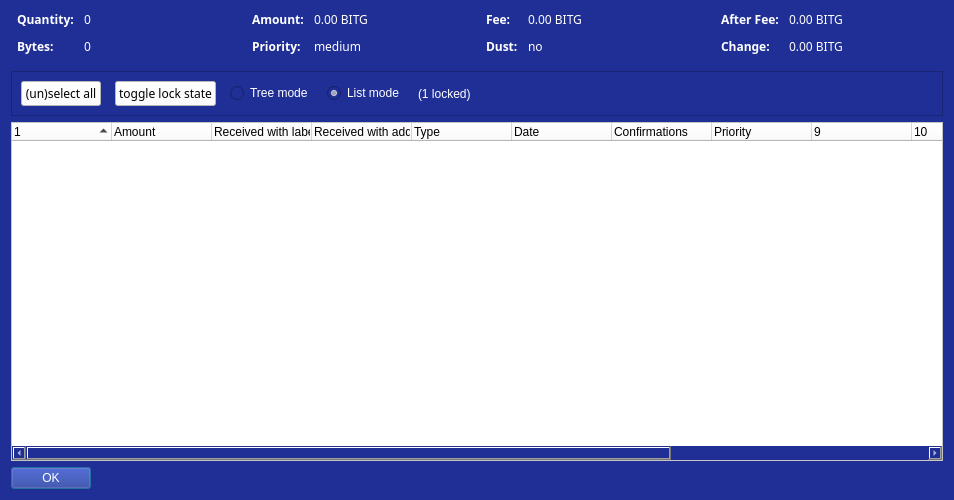
<?xml version="1.0" encoding="UTF-8"?>
<ui version="4.0">
 <class>CoinControlDialog</class>
 <widget class="QDialog" name="CoinControlDialog">
  <property name="geometry">
   <rect>
    <x>0</x>
    <y>0</y>
    <width>954</width>
    <height>500</height>
   </rect>
  </property>
  <property name="windowTitle">
   <string>Coin Selection</string>
  </property>
  <property name="styleSheet">
   <string notr="true">color: rgb(255, 255, 255);
background-color: rgb(32, 47, 149)</string>
  </property>
  <layout class="QVBoxLayout" name="verticalLayout">
   <item>
    <layout class="QHBoxLayout" name="horizontalLayoutTop" stretch="0,0,0,0">
     <property name="topMargin">
      <number>0</number>
     </property>
     <property name="bottomMargin">
      <number>10</number>
     </property>
     <item>
      <layout class="QFormLayout" name="formLayoutCoinControl1">
       <property name="horizontalSpacing">
        <number>10</number>
       </property>
       <property name="verticalSpacing">
        <number>10</number>
       </property>
       <property name="leftMargin">
        <number>6</number>
       </property>
       <property name="rightMargin">
        <number>6</number>
       </property>
       <item row="0" column="0">
        <widget class="QLabel" name="labelCoinControlQuantityText">
         <property name="font">
          <font>
           <family>Dosis</family>
           <weight>75</weight>
           <bold>true</bold>
          </font>
         </property>
         <property name="text">
          <string>Quantity:</string>
         </property>
        </widget>
       </item>
       <item row="0" column="1">
        <widget class="QLabel" name="labelCoinControlQuantity">
         <property name="font">
          <font>
           <family>Dosis</family>
          </font>
         </property>
         <property name="cursor">
          <cursorShape>IBeamCursor</cursorShape>
         </property>
         <property name="contextMenuPolicy">
          <enum>Qt::ActionsContextMenu</enum>
         </property>
         <property name="text">
          <string notr="true">0</string>
         </property>
         <property name="textInteractionFlags">
          <set>Qt::LinksAccessibleByMouse|Qt::TextSelectableByKeyboard|Qt::TextSelectableByMouse</set>
         </property>
        </widget>
       </item>
       <item row="1" column="0">
        <widget class="QLabel" name="labelCoinControlBytesText">
         <property name="font">
          <font>
           <family>Dosis</family>
           <weight>75</weight>
           <bold>true</bold>
          </font>
         </property>
         <property name="text">
          <string>Bytes:</string>
         </property>
        </widget>
       </item>
       <item row="1" column="1">
        <widget class="QLabel" name="labelCoinControlBytes">
         <property name="font">
          <font>
           <family>Dosis</family>
          </font>
         </property>
         <property name="cursor">
          <cursorShape>IBeamCursor</cursorShape>
         </property>
         <property name="contextMenuPolicy">
          <enum>Qt::ActionsContextMenu</enum>
         </property>
         <property name="text">
          <string notr="true">0</string>
         </property>
         <property name="textInteractionFlags">
          <set>Qt::LinksAccessibleByMouse|Qt::TextSelectableByKeyboard|Qt::TextSelectableByMouse</set>
         </property>
        </widget>
       </item>
      </layout>
     </item>
     <item>
      <layout class="QFormLayout" name="formLayoutCoinControl2">
       <property name="horizontalSpacing">
        <number>10</number>
       </property>
       <property name="verticalSpacing">
        <number>10</number>
       </property>
       <property name="leftMargin">
        <number>6</number>
       </property>
       <property name="rightMargin">
        <number>6</number>
       </property>
       <item row="0" column="0">
        <widget class="QLabel" name="labelCoinControlAmountText">
         <property name="font">
          <font>
           <family>Dosis</family>
           <weight>75</weight>
           <bold>true</bold>
          </font>
         </property>
         <property name="text">
          <string>Amount:</string>
         </property>
        </widget>
       </item>
       <item row="0" column="1">
        <widget class="QLabel" name="labelCoinControlAmount">
         <property name="font">
          <font>
           <family>Dosis</family>
          </font>
         </property>
         <property name="cursor">
          <cursorShape>IBeamCursor</cursorShape>
         </property>
         <property name="contextMenuPolicy">
          <enum>Qt::ActionsContextMenu</enum>
         </property>
         <property name="text">
          <string notr="true">0.00 BITG</string>
         </property>
         <property name="textInteractionFlags">
          <set>Qt::LinksAccessibleByMouse|Qt::TextSelectableByKeyboard|Qt::TextSelectableByMouse</set>
         </property>
        </widget>
       </item>
       <item row="1" column="0">
        <widget class="QLabel" name="labelCoinControlPriorityText">
         <property name="font">
          <font>
           <family>Dosis</family>
           <weight>75</weight>
           <bold>true</bold>
          </font>
         </property>
         <property name="text">
          <string>Priority:</string>
         </property>
        </widget>
       </item>
       <item row="1" column="1">
        <widget class="QLabel" name="labelCoinControlPriority">
         <property name="font">
          <font>
           <family>Dosis</family>
          </font>
         </property>
         <property name="cursor">
          <cursorShape>IBeamCursor</cursorShape>
         </property>
         <property name="contextMenuPolicy">
          <enum>Qt::ActionsContextMenu</enum>
         </property>
         <property name="text">
          <string>medium</string>
         </property>
         <property name="textInteractionFlags">
          <set>Qt::LinksAccessibleByMouse|Qt::TextSelectableByKeyboard|Qt::TextSelectableByMouse</set>
         </property>
        </widget>
       </item>
      </layout>
     </item>
     <item>
      <layout class="QFormLayout" name="formLayoutCoinControl3">
       <property name="horizontalSpacing">
        <number>10</number>
       </property>
       <property name="verticalSpacing">
        <number>10</number>
       </property>
       <property name="leftMargin">
        <number>6</number>
       </property>
       <property name="rightMargin">
        <number>6</number>
       </property>
       <item row="0" column="0">
        <widget class="QLabel" name="labelCoinControlFeeText">
         <property name="font">
          <font>
           <family>Dosis</family>
           <weight>75</weight>
           <bold>true</bold>
          </font>
         </property>
         <property name="text">
          <string>Fee:</string>
         </property>
        </widget>
       </item>
       <item row="0" column="1">
        <widget class="QLabel" name="labelCoinControlFee">
         <property name="font">
          <font>
           <family>Dosis</family>
          </font>
         </property>
         <property name="cursor">
          <cursorShape>IBeamCursor</cursorShape>
         </property>
         <property name="contextMenuPolicy">
          <enum>Qt::ActionsContextMenu</enum>
         </property>
         <property name="text">
          <string notr="true">0.00 BITG</string>
         </property>
         <property name="textInteractionFlags">
          <set>Qt::LinksAccessibleByMouse|Qt::TextSelectableByKeyboard|Qt::TextSelectableByMouse</set>
         </property>
        </widget>
       </item>
       <item row="1" column="0">
        <widget class="QLabel" name="labelCoinControlLowOutputText">
         <property name="enabled">
          <bool>false</bool>
         </property>
         <property name="font">
          <font>
           <family>Dosis</family>
           <weight>75</weight>
           <bold>true</bold>
          </font>
         </property>
         <property name="text">
          <string>Dust:</string>
         </property>
        </widget>
       </item>
       <item row="1" column="1">
        <widget class="QLabel" name="labelCoinControlLowOutput">
         <property name="enabled">
          <bool>false</bool>
         </property>
         <property name="font">
          <font>
           <family>Dosis</family>
          </font>
         </property>
         <property name="cursor">
          <cursorShape>IBeamCursor</cursorShape>
         </property>
         <property name="contextMenuPolicy">
          <enum>Qt::ActionsContextMenu</enum>
         </property>
         <property name="text">
          <string>no</string>
         </property>
         <property name="textInteractionFlags">
          <set>Qt::LinksAccessibleByMouse|Qt::TextSelectableByKeyboard|Qt::TextSelectableByMouse</set>
         </property>
        </widget>
       </item>
      </layout>
     </item>
     <item>
      <layout class="QFormLayout" name="formLayoutCoinControl4">
       <property name="horizontalSpacing">
        <number>10</number>
       </property>
       <property name="verticalSpacing">
        <number>10</number>
       </property>
       <property name="leftMargin">
        <number>6</number>
       </property>
       <property name="rightMargin">
        <number>6</number>
       </property>
       <item row="0" column="0">
        <widget class="QLabel" name="labelCoinControlAfterFeeText">
         <property name="font">
          <font>
           <family>Dosis</family>
           <weight>75</weight>
           <bold>true</bold>
          </font>
         </property>
         <property name="text">
          <string>After Fee:</string>
         </property>
        </widget>
       </item>
       <item row="0" column="1">
        <widget class="QLabel" name="labelCoinControlAfterFee">
         <property name="font">
          <font>
           <family>Dosis</family>
          </font>
         </property>
         <property name="cursor">
          <cursorShape>IBeamCursor</cursorShape>
         </property>
         <property name="contextMenuPolicy">
          <enum>Qt::ActionsContextMenu</enum>
         </property>
         <property name="text">
          <string notr="true">0.00 BITG</string>
         </property>
         <property name="textInteractionFlags">
          <set>Qt::LinksAccessibleByMouse|Qt::TextSelectableByKeyboard|Qt::TextSelectableByMouse</set>
         </property>
        </widget>
       </item>
       <item row="1" column="0">
        <widget class="QLabel" name="labelCoinControlChangeText">
         <property name="enabled">
          <bool>false</bool>
         </property>
         <property name="font">
          <font>
           <family>Dosis</family>
           <weight>75</weight>
           <bold>true</bold>
          </font>
         </property>
         <property name="text">
          <string>Change:</string>
         </property>
        </widget>
       </item>
       <item row="1" column="1">
        <widget class="QLabel" name="labelCoinControlChange">
         <property name="enabled">
          <bool>false</bool>
         </property>
         <property name="font">
          <font>
           <family>Dosis</family>
          </font>
         </property>
         <property name="cursor">
          <cursorShape>IBeamCursor</cursorShape>
         </property>
         <property name="contextMenuPolicy">
          <enum>Qt::ActionsContextMenu</enum>
         </property>
         <property name="text">
          <string notr="true">0.00 BITG</string>
         </property>
         <property name="textInteractionFlags">
          <set>Qt::LinksAccessibleByMouse|Qt::TextSelectableByKeyboard|Qt::TextSelectableByMouse</set>
         </property>
        </widget>
       </item>
      </layout>
     </item>
    </layout>
   </item>
   <item>
    <widget class="QFrame" name="frame">
     <property name="minimumSize">
      <size>
       <width>0</width>
       <height>40</height>
      </size>
     </property>
     <property name="frameShape">
      <enum>QFrame::StyledPanel</enum>
     </property>
     <property name="frameShadow">
      <enum>QFrame::Sunken</enum>
     </property>
     <layout class="QHBoxLayout" name="horizontalLayout">
      <item>
       <layout class="QHBoxLayout" name="horizontalLayoutPanel" stretch="0,0,0,0,0,0">
        <property name="spacing">
         <number>14</number>
        </property>
        <item>
         <widget class="QPushButton" name="pushButtonSelectAll">
          <property name="sizePolicy">
           <sizepolicy hsizetype="Maximum" vsizetype="Fixed">
            <horstretch>0</horstretch>
            <verstretch>0</verstretch>
           </sizepolicy>
          </property>
          <property name="font">
           <font>
            <family>Dosis</family>
           </font>
          </property>
          <property name="styleSheet">
           <string notr="true">color: rgb(0, 0, 0);
background-color: rgb(255, 255, 255);</string>
          </property>
          <property name="text">
           <string>(un)select all</string>
          </property>
          <property name="autoDefault">
           <bool>false</bool>
          </property>
         </widget>
        </item>
        <item>
         <widget class="QPushButton" name="pushButtonToggleLock">
          <property name="sizePolicy">
           <sizepolicy hsizetype="Maximum" vsizetype="Fixed">
            <horstretch>0</horstretch>
            <verstretch>0</verstretch>
           </sizepolicy>
          </property>
          <property name="font">
           <font>
            <family>Dosis</family>
           </font>
          </property>
          <property name="styleSheet">
           <string notr="true">color: rgb(0, 0, 0);
background-color: rgb(255, 255, 255);</string>
          </property>
          <property name="text">
           <string>toggle lock state</string>
          </property>
          <property name="autoDefault">
           <bool>false</bool>
          </property>
         </widget>
        </item>
        <item>
         <widget class="QRadioButton" name="radioTreeMode">
          <property name="sizePolicy">
           <sizepolicy hsizetype="Maximum" vsizetype="Fixed">
            <horstretch>0</horstretch>
            <verstretch>0</verstretch>
           </sizepolicy>
          </property>
          <property name="text">
           <string>Tree mode</string>
          </property>
         </widget>
        </item>
        <item>
         <widget class="QRadioButton" name="radioListMode">
          <property name="sizePolicy">
           <sizepolicy hsizetype="Maximum" vsizetype="Fixed">
            <horstretch>0</horstretch>
            <verstretch>0</verstretch>
           </sizepolicy>
          </property>
          <property name="text">
           <string>List mode</string>
          </property>
          <property name="checked">
           <bool>true</bool>
          </property>
         </widget>
        </item>
        <item>
         <widget class="QLabel" name="labelLocked">
          <property name="text">
           <string>(1 locked)</string>
          </property>
         </widget>
        </item>
        <item>
         <spacer name="horizontalSpacer">
          <property name="orientation">
           <enum>Qt::Horizontal</enum>
          </property>
          <property name="sizeHint" stdset="0">
           <size>
            <width>40</width>
            <height>20</height>
           </size>
          </property>
         </spacer>
        </item>
       </layout>
      </item>
     </layout>
    </widget>
   </item>
   <item>
    <widget class="CoinControlTreeWidget" name="treeWidget">
     <property name="contextMenuPolicy">
      <enum>Qt::CustomContextMenu</enum>
     </property>
     <property name="styleSheet">
      <string notr="true">background-color: rgb(255, 255, 255);
color: rgb(0, 0, 0);</string>
     </property>
     <property name="sortingEnabled">
      <bool>false</bool>
     </property>
     <property name="columnCount">
      <number>13</number>
     </property>
     <attribute name="headerShowSortIndicator" stdset="0">
      <bool>true</bool>
     </attribute>
     <attribute name="headerStretchLastSection">
      <bool>false</bool>
     </attribute>
     <column>
      <property name="text">
       <string/>
      </property>
     </column>
     <column>
      <property name="text">
       <string>Amount</string>
      </property>
     </column>
     <column>
      <property name="text">
       <string>Received with label</string>
      </property>
     </column>
     <column>
      <property name="text">
       <string>Received with address</string>
      </property>
     </column>
     <column>
      <property name="text">
       <string>Type</string>
      </property>
     </column>
     <column>
      <property name="text">
       <string>Date</string>
      </property>
     </column>
     <column>
      <property name="text">
       <string>Confirmations</string>
      </property>
      <property name="toolTip">
       <string>Confirmed</string>
      </property>
     </column>
     <column>
      <property name="text">
       <string>Priority</string>
      </property>
     </column>
     <column>
      <property name="text">
       <string/>
      </property>
     </column>
     <column>
      <property name="text">
       <string/>
      </property>
     </column>
     <column>
      <property name="text">
       <string/>
      </property>
     </column>
     <column>
      <property name="text">
       <string/>
      </property>
     </column>
     <column>
      <property name="text">
       <string/>
      </property>
     </column>
    </widget>
   </item>
   <item>
    <widget class="QDialogButtonBox" name="buttonBox">
     <property name="sizePolicy">
      <sizepolicy hsizetype="Maximum" vsizetype="Fixed">
       <horstretch>0</horstretch>
       <verstretch>0</verstretch>
      </sizepolicy>
     </property>
     <property name="orientation">
      <enum>Qt::Horizontal</enum>
     </property>
     <property name="standardButtons">
      <set>QDialogButtonBox::Ok</set>
     </property>
    </widget>
   </item>
  </layout>
 </widget>
 <customwidgets>
  <customwidget>
   <class>CoinControlTreeWidget</class>
   <extends>QTreeWidget</extends>
   <header>coincontroltreewidget.h</header>
  </customwidget>
 </customwidgets>
 <resources/>
 <connections/>
</ui>
